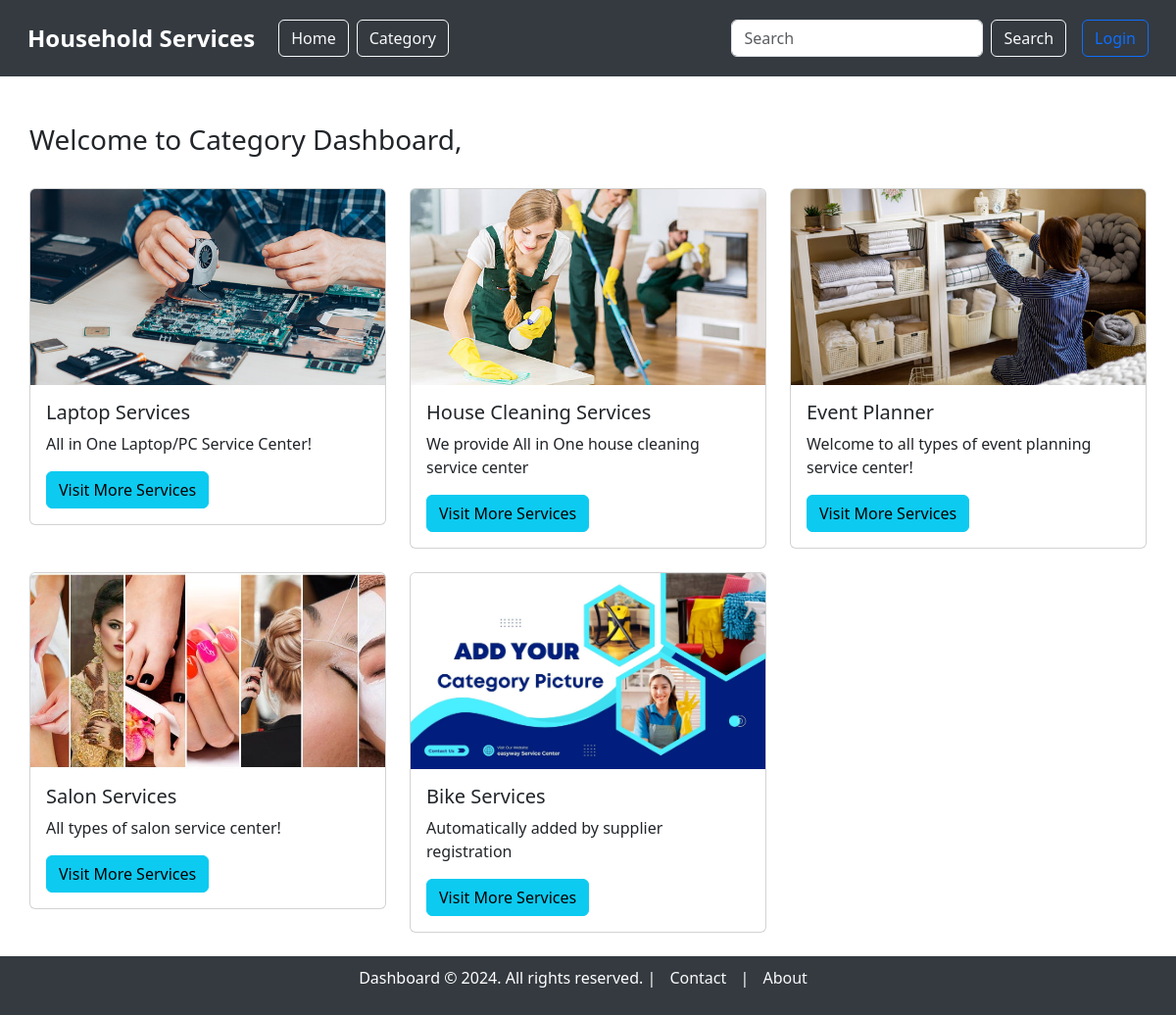
Page /category_dashboard on the committed database.
### model.py (models this page shows, shortened)
class Category(db.Model):
    __tablename__ = "category"
    category_id = db.Column(db.Integer, autoincrement=True, primary_key=True)
    category_name = db.Column(db.String, unique=True, nullable=False)
    category_description = db.Column(db.String, nullable=False)
    picture = db.Column(db.String)  # Path to the uploaded picture

### main.py (the view)
@app.route('/category_dashboard', methods=['GET'])
def category_dashboard():
    categories = Category.query.all()
    users = User.query.filter_by(role='supplier').all()
    current_user = None
    if 'user_id' in session:
        current_user = User.query.filter_by(user_id=session['user_id']).first()
    return render_template('category/category_dashboard.html', categories=categories, users=users, current_user=current_user)

### templates/category/category_dashboard.html (shortened to what this page needs)
{% extends 'base_dashboard.html' %}
{% block content %}
<div class="container mt-5">
    <div class="d-flex justify-content-between align-items-center mb-4">
        <h3>Welcome to Category Dashboard, {{ current_user.full_name }}</h3>
    </div>
    {% if categories %}
        <div class="row">
            {% for category in categories %}
                <div class="col-md-4 mb-4">
                    <div class="card">
                        {% if category.picture %}
                            <img src="{{ url_for('static', filename='uploads/' + category.picture) }}" class="card-img-top" alt="Category Image" style="height: 200px; object-fit: cover;">
                        {% else %}
                            <img src="{{ url_for('static', filename='images/default-category.jpg') }}" class="card-img-top" alt="Default Category Image" style="height: 200px; object-fit: cover;">
                        {% endif %}
                        <div class="card-body">
                            <h5 class="card-title">{{ category.category_name }}</h5>
                            <p class="card-text">{{ category.category_description }}</p>
                                {% set supplier = users | selectattr('role', 'equalto', 'supplier')
                                    | selectattr('service_name', 'equalto', category.category_name) | first %}
                            <div class="d-flex justify-content-between">
                                <a href="{{ url_for('service_dashboard', category_id=category.category_id) }}" class="btn btn-info">Visit More Services</a>
                            </div>
                        </div>
                    </div>
                </div>
            {% endfor %}
        </div>
    {% else %}
        <p class="text-center mt-4">No categories available.</p>
    {% endif %}
</div>
{% endblock %}

### templates/base_dashboard.html (shortened to what this page needs)
<!DOCTYPE html>
<html lang="en">
<head>
    <link href="https://cdn.jsdelivr.net/npm/bootstrap@5.3.3/dist/css/bootstrap.min.css" rel="stylesheet"
>
    <link rel="stylesheet" href="https://cdnjs.cloudflare.com/ajax/libs/font-awesome/5.15.4/css/all.min.css">
</head>
<body>
    <nav class="navbar navbar-expand-lg">
        <div class="container-fluid">
            <a class="navbar-brand" href="/">Household Services</a>
            <div class="collapse navbar-collapse" id="navbarNavDropdown">
                <ul class="navbar-nav me-auto mb-2 mb-lg-0">
                    <li class="nav-item">
                        <a class="btn btn-outline-light ms-2" href="/">Home</a>
                    </li>
                    <li class="nav-item">
                        <a class="btn btn-outline-light ms-2" href="{{ url_for('category_dashboard') }}">Category</a>
                    </li>
                </ul>
                <form class="d-flex me-3" action="/search" method="GET">
                    <input class="form-control me-2" type="search" name="query" placeholder="Search" aria-label="Search">
                    <button class="btn btn-outline-light" type="submit">Search</button>
                </form>
                <ul class="navbar-nav">
                    {% if session.get('username') %}
                        <li class="nav-item dropdown">
                            <a class="nav-link dropdown-toggle" href="#" id="accountDropdown" role="button"
                                data-bs-toggle="dropdown" aria-expanded="false">
                                Account
                            </a>
                            <ul class="dropdown-menu" aria-labelledby="accountDropdown">
                                <li><a class="dropdown-item" href="{{ url_for('profile', user_id=session.get('user_id')) }}">Profile</a></li>
                                <li><a class="dropdown-item" href="{% if session.get('role') == 'supplier' %}{{ url_for('supplier_dashboard') }}{% elif session.get('role') == 'customer' %}{{ url_for('customer_dashboard') }}{% elif session.get('role') == 'admin' %}{{ url_for('admin_dashboard') }}{% endif %}">Dashboard</a></li>
                            </ul>
                        </li>
                        <li class="nav-item dropdown">
                            <a class="nav-link dropdown-toggle" href="#" id="moreDropdown" role="button"
                                data-bs-toggle="dropdown" aria-expanded="false">
                                More
                            </a>
                            <ul class="dropdown-menu" aria-labelledby="moreDropdown">
                                <li><a class="dropdown-item" href="{{ url_for('view_service_requests') }}">Service Requests</a></li>
                                <li>
                                    <a class="dropdown-item" href="
                                        {% if session.get('role') == 'supplier' %}
                                            {{ url_for('supplier_summary', user_id=session.get('user_id')) }}
                                        {% elif session.get('role') == 'customer' %}
                                            {{ url_for('customer_summary', user_id=session.get('user_id')) }}
                                        {% elif session.get('role') == 'admin' %}
                                            {{ url_for('admin_summary') }}
                                        {% endif %}
                                    ">
                                        Summary
                                    </a>
                                </li>
                                {% if session.get('role') == 'admin' %}
                                    <li><a class="dropdown-item" href="{{ url_for('member_list') }}">Member List</a></li>
                                    <li><a class="dropdown-item" href="{{ url_for('view_contact_messages') }}">Mail Box</a></li>
                                {% endif %}
                            </ul>
                        </li>
                        <li class="nav-item">
                            <form action="{{ url_for('logout') }}" method="POST" class="d-inline">
                                <button type="submit" class="btn btn-outline-danger">Logout</button>
                            </form>
                        </li>
                    {% else %}
                        <li class="nav-item">
                            <a class="btn btn-outline-primary" href="/login">Login</a>
                        </li>
                    {% endif %}
                </ul>
            </div>
        </div>
    </nav>
    <div class="container mt-5" style="min-height: 80vh;">
        {% block content %}
        {% endblock %}
    </div>
    <footer>
        <p>Dashboard © 2024. All rights reserved. |
            <a href="/contact">Contact</a> |
            <a href="/about">About</a>
        </p>
    </footer>
</body>
</html>

### templates/base_dashboard.html (style rules this page uses)
.navbar-brand { font-weight: bold; font-size: 1.5rem; }
.navbar { background-color: #343a40; padding: 1rem; }
.navbar .nav-link, .navbar .navbar-brand { color: white; }
footer { background-color: #343a40; color: white; padding: 10px 0; text-align: center; width: 100%; position: relative; bottom: 0; }
footer a { color: #f8f9fa; margin: 0 10px; text-decoration: none; }
body { overflow-x: hidden; }
.container { max-width: 100%; padding: 0 15px; }

### rows in the picture
Category: picture (picture), category_name "Laptop Services", category_description "All in One Laptop/PC Service Center!"
Category: picture (picture), category_name "House Cleaning Services", category_description "We provide All in One house cleaning service center"
Category: picture (picture), category_name "Event Planner", category_description "Welcome to all types of event planning service center!"
Category: picture (picture), category_name "Salon Services", category_description "All types of salon service center!"
Category: category_name "Bike Services", category_description "Automatically added by supplier registration"
